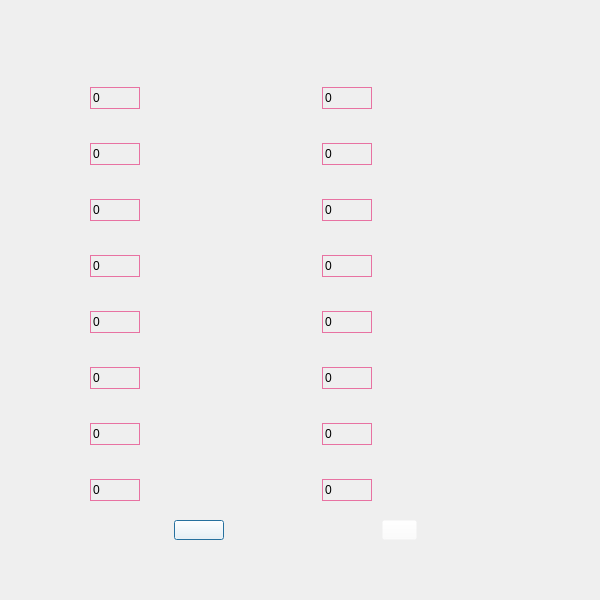
<?xml version="1.0" encoding="UTF-8"?>
<ui version="4.0">
 <class>SettingDynamicClass</class>
 <widget class="QDialog" name="SettingDynamicClass">
  <property name="geometry">
   <rect>
    <x>0</x>
    <y>0</y>
    <width>600</width>
    <height>600</height>
   </rect>
  </property>
  <property name="windowTitle">
   <string>设置</string>
  </property>
  <property name="windowIcon">
   <iconset resource="desktop.qrc">
    <normaloff>:/picture_desktop/icon/picture_desktop/icon/icon_main_mainwindow.png</normaloff>:/picture_desktop/icon/picture_desktop/icon/icon_main_mainwindow.png</iconset>
  </property>
  <property name="windowOpacity">
   <double>5.000000000000000</double>
  </property>
  <widget class="QPushButton" name="pushButton_apply">
   <property name="geometry">
    <rect>
     <x>174</x>
     <y>520</y>
     <width>50</width>
     <height>20</height>
    </rect>
   </property>
   <property name="styleSheet">
    <string notr="true">QPushButton
{
    background: rgb(255,255,255,0);
}</string>
   </property>
   <property name="text">
    <string/>
   </property>
  </widget>
  <widget class="QPushButton" name="pushButton_cancel">
   <property name="geometry">
    <rect>
     <x>382</x>
     <y>520</y>
     <width>35</width>
     <height>20</height>
    </rect>
   </property>
   <property name="styleSheet">
    <string notr="true">QPushButton
{
    background: rgb(255,255,255,0);
}</string>
   </property>
   <property name="text">
    <string/>
   </property>
  </widget>
  <widget class="QSpinBox" name="spinBox_main_1">
   <property name="geometry">
    <rect>
     <x>90</x>
     <y>87</y>
     <width>50</width>
     <height>22</height>
    </rect>
   </property>
   <property name="contextMenuPolicy">
    <enum>Qt::NoContextMenu</enum>
   </property>
   <property name="styleSheet">
    <string notr="true">/*按钮未按下*/
QSpinBox::up-button
{
    image: url(:/picture_desktop/spinbox/picture_desktop/spinbox_style/up_button.png);   
    background: #00FFFFFF;  
}
QSpinBox::down-button
{
    image: url(:/picture_desktop/spinbox/picture_desktop/spinbox_style/down_button.png); 
    background: #00FFFFFF;
}
/*按钮按下*/
QSpinBox::up-button:pressed
{
    image: url(:/picture_desktop/spinbox/picture_desktop/spinbox_style/up_button.png);   
    background: #00FFFFFF;     
}
QSpinBox::down-button:pressed
{
    image: url(:/picture_desktop/spinbox/picture_desktop/spinbox_style/down_button.png); 
    background: #00FFFFFF;
}
/*总体设置*/
QSpinBox
{
    border: 1px solid #E872A2;
    background: #00FFFFFF;
}</string>
   </property>
   <property name="maximum">
    <number>9999</number>
   </property>
   <property name="value">
    <number>0</number>
   </property>
  </widget>
  <widget class="QSpinBox" name="spinBox_main_2">
   <property name="geometry">
    <rect>
     <x>322</x>
     <y>87</y>
     <width>50</width>
     <height>22</height>
    </rect>
   </property>
   <property name="contextMenuPolicy">
    <enum>Qt::NoContextMenu</enum>
   </property>
   <property name="styleSheet">
    <string notr="true">/*按钮未按下*/
QSpinBox::up-button
{
    image: url(:/picture_desktop/spinbox/picture_desktop/spinbox_style/up_button.png);   
    background: #00FFFFFF;  
}
QSpinBox::down-button
{
    image: url(:/picture_desktop/spinbox/picture_desktop/spinbox_style/down_button.png); 
    background: #00FFFFFF;
}
/*按钮按下*/
QSpinBox::up-button:pressed
{
    image: url(:/picture_desktop/spinbox/picture_desktop/spinbox_style/up_button.png);   
    background: #00FFFFFF;     
}
QSpinBox::down-button:pressed
{
    image: url(:/picture_desktop/spinbox/picture_desktop/spinbox_style/down_button.png); 
    background: #00FFFFFF;
}
/*总体设置*/
QSpinBox
{
    border: 1px solid #E872A2;
    background: #00FFFFFF;
}</string>
   </property>
   <property name="maximum">
    <number>9999</number>
   </property>
   <property name="value">
    <number>0</number>
   </property>
  </widget>
  <widget class="QSpinBox" name="spinBox_cocoa_1">
   <property name="geometry">
    <rect>
     <x>90</x>
     <y>143</y>
     <width>50</width>
     <height>22</height>
    </rect>
   </property>
   <property name="contextMenuPolicy">
    <enum>Qt::NoContextMenu</enum>
   </property>
   <property name="styleSheet">
    <string notr="true">/*按钮未按下*/
QSpinBox::up-button
{
    image: url(:/picture_desktop/spinbox/picture_desktop/spinbox_style/up_button.png);   
    background: #00FFFFFF;  
}
QSpinBox::down-button
{
    image: url(:/picture_desktop/spinbox/picture_desktop/spinbox_style/down_button.png); 
    background: #00FFFFFF;
}
/*按钮按下*/
QSpinBox::up-button:pressed
{
    image: url(:/picture_desktop/spinbox/picture_desktop/spinbox_style/up_button.png);   
    background: #00FFFFFF;     
}
QSpinBox::down-button:pressed
{
    image: url(:/picture_desktop/spinbox/picture_desktop/spinbox_style/down_button.png); 
    background: #00FFFFFF;
}
/*总体设置*/
QSpinBox
{
    border: 1px solid #E872A2;
    background: #00FFFFFF;
}</string>
   </property>
   <property name="maximum">
    <number>9999</number>
   </property>
   <property name="value">
    <number>0</number>
   </property>
  </widget>
  <widget class="QSpinBox" name="spinBox_cocoa_2">
   <property name="geometry">
    <rect>
     <x>322</x>
     <y>143</y>
     <width>50</width>
     <height>22</height>
    </rect>
   </property>
   <property name="contextMenuPolicy">
    <enum>Qt::NoContextMenu</enum>
   </property>
   <property name="styleSheet">
    <string notr="true">/*按钮未按下*/
QSpinBox::up-button
{
    image: url(:/picture_desktop/spinbox/picture_desktop/spinbox_style/up_button.png);   
    background: #00FFFFFF;  
}
QSpinBox::down-button
{
    image: url(:/picture_desktop/spinbox/picture_desktop/spinbox_style/down_button.png); 
    background: #00FFFFFF;
}
/*按钮按下*/
QSpinBox::up-button:pressed
{
    image: url(:/picture_desktop/spinbox/picture_desktop/spinbox_style/up_button.png);   
    background: #00FFFFFF;     
}
QSpinBox::down-button:pressed
{
    image: url(:/picture_desktop/spinbox/picture_desktop/spinbox_style/down_button.png); 
    background: #00FFFFFF;
}
/*总体设置*/
QSpinBox
{
    border: 1px solid #E872A2;
    background: #00FFFFFF;
}</string>
   </property>
   <property name="maximum">
    <number>9999</number>
   </property>
   <property name="value">
    <number>0</number>
   </property>
  </widget>
  <widget class="QSpinBox" name="spinBox_chino_1">
   <property name="geometry">
    <rect>
     <x>90</x>
     <y>199</y>
     <width>50</width>
     <height>22</height>
    </rect>
   </property>
   <property name="contextMenuPolicy">
    <enum>Qt::NoContextMenu</enum>
   </property>
   <property name="styleSheet">
    <string notr="true">/*按钮未按下*/
QSpinBox::up-button
{
    image: url(:/picture_desktop/spinbox/picture_desktop/spinbox_style/up_button.png);   
    background: #00FFFFFF;  
}
QSpinBox::down-button
{
    image: url(:/picture_desktop/spinbox/picture_desktop/spinbox_style/down_button.png); 
    background: #00FFFFFF;
}
/*按钮按下*/
QSpinBox::up-button:pressed
{
    image: url(:/picture_desktop/spinbox/picture_desktop/spinbox_style/up_button.png);   
    background: #00FFFFFF;     
}
QSpinBox::down-button:pressed
{
    image: url(:/picture_desktop/spinbox/picture_desktop/spinbox_style/down_button.png); 
    background: #00FFFFFF;
}
/*总体设置*/
QSpinBox
{
    border: 1px solid #E872A2;
    background: #00FFFFFF;
}</string>
   </property>
   <property name="maximum">
    <number>9999</number>
   </property>
   <property name="value">
    <number>0</number>
   </property>
  </widget>
  <widget class="QSpinBox" name="spinBox_chino_2">
   <property name="geometry">
    <rect>
     <x>322</x>
     <y>199</y>
     <width>50</width>
     <height>22</height>
    </rect>
   </property>
   <property name="contextMenuPolicy">
    <enum>Qt::NoContextMenu</enum>
   </property>
   <property name="styleSheet">
    <string notr="true">/*按钮未按下*/
QSpinBox::up-button
{
    image: url(:/picture_desktop/spinbox/picture_desktop/spinbox_style/up_button.png);   
    background: #00FFFFFF;  
}
QSpinBox::down-button
{
    image: url(:/picture_desktop/spinbox/picture_desktop/spinbox_style/down_button.png); 
    background: #00FFFFFF;
}
/*按钮按下*/
QSpinBox::up-button:pressed
{
    image: url(:/picture_desktop/spinbox/picture_desktop/spinbox_style/up_button.png);   
    background: #00FFFFFF;     
}
QSpinBox::down-button:pressed
{
    image: url(:/picture_desktop/spinbox/picture_desktop/spinbox_style/down_button.png); 
    background: #00FFFFFF;
}
/*总体设置*/
QSpinBox
{
    border: 1px solid #E872A2;
    background: #00FFFFFF;
}</string>
   </property>
   <property name="maximum">
    <number>9999</number>
   </property>
   <property name="value">
    <number>0</number>
   </property>
  </widget>
  <widget class="QSpinBox" name="spinBox_rize_1">
   <property name="geometry">
    <rect>
     <x>90</x>
     <y>255</y>
     <width>50</width>
     <height>22</height>
    </rect>
   </property>
   <property name="contextMenuPolicy">
    <enum>Qt::NoContextMenu</enum>
   </property>
   <property name="styleSheet">
    <string notr="true">/*按钮未按下*/
QSpinBox::up-button
{
    image: url(:/picture_desktop/spinbox/picture_desktop/spinbox_style/up_button.png);   
    background: #00FFFFFF;  
}
QSpinBox::down-button
{
    image: url(:/picture_desktop/spinbox/picture_desktop/spinbox_style/down_button.png); 
    background: #00FFFFFF;
}
/*按钮按下*/
QSpinBox::up-button:pressed
{
    image: url(:/picture_desktop/spinbox/picture_desktop/spinbox_style/up_button.png);   
    background: #00FFFFFF;     
}
QSpinBox::down-button:pressed
{
    image: url(:/picture_desktop/spinbox/picture_desktop/spinbox_style/down_button.png); 
    background: #00FFFFFF;
}
/*总体设置*/
QSpinBox
{
    border: 1px solid #E872A2;
    background: #00FFFFFF;
}</string>
   </property>
   <property name="maximum">
    <number>9999</number>
   </property>
   <property name="value">
    <number>0</number>
   </property>
  </widget>
  <widget class="QSpinBox" name="spinBox_rize_2">
   <property name="geometry">
    <rect>
     <x>322</x>
     <y>255</y>
     <width>50</width>
     <height>22</height>
    </rect>
   </property>
   <property name="contextMenuPolicy">
    <enum>Qt::NoContextMenu</enum>
   </property>
   <property name="styleSheet">
    <string notr="true">/*按钮未按下*/
QSpinBox::up-button
{
    image: url(:/picture_desktop/spinbox/picture_desktop/spinbox_style/up_button.png);   
    background: #00FFFFFF;  
}
QSpinBox::down-button
{
    image: url(:/picture_desktop/spinbox/picture_desktop/spinbox_style/down_button.png); 
    background: #00FFFFFF;
}
/*按钮按下*/
QSpinBox::up-button:pressed
{
    image: url(:/picture_desktop/spinbox/picture_desktop/spinbox_style/up_button.png);   
    background: #00FFFFFF;     
}
QSpinBox::down-button:pressed
{
    image: url(:/picture_desktop/spinbox/picture_desktop/spinbox_style/down_button.png); 
    background: #00FFFFFF;
}
/*总体设置*/
QSpinBox
{
    border: 1px solid #E872A2;
    background: #00FFFFFF;
}</string>
   </property>
   <property name="maximum">
    <number>9999</number>
   </property>
   <property name="value">
    <number>0</number>
   </property>
  </widget>
  <widget class="QSpinBox" name="spinBox_syaro_1">
   <property name="geometry">
    <rect>
     <x>90</x>
     <y>311</y>
     <width>50</width>
     <height>22</height>
    </rect>
   </property>
   <property name="contextMenuPolicy">
    <enum>Qt::NoContextMenu</enum>
   </property>
   <property name="styleSheet">
    <string notr="true">/*按钮未按下*/
QSpinBox::up-button
{
    image: url(:/picture_desktop/spinbox/picture_desktop/spinbox_style/up_button.png);   
    background: #00FFFFFF;  
}
QSpinBox::down-button
{
    image: url(:/picture_desktop/spinbox/picture_desktop/spinbox_style/down_button.png); 
    background: #00FFFFFF;
}
/*按钮按下*/
QSpinBox::up-button:pressed
{
    image: url(:/picture_desktop/spinbox/picture_desktop/spinbox_style/up_button.png);   
    background: #00FFFFFF;     
}
QSpinBox::down-button:pressed
{
    image: url(:/picture_desktop/spinbox/picture_desktop/spinbox_style/down_button.png); 
    background: #00FFFFFF;
}
/*总体设置*/
QSpinBox
{
    border: 1px solid #E872A2;
    background: #00FFFFFF;
}</string>
   </property>
   <property name="maximum">
    <number>9999</number>
   </property>
   <property name="value">
    <number>0</number>
   </property>
  </widget>
  <widget class="QSpinBox" name="spinBox_syaro_2">
   <property name="geometry">
    <rect>
     <x>322</x>
     <y>311</y>
     <width>50</width>
     <height>22</height>
    </rect>
   </property>
   <property name="contextMenuPolicy">
    <enum>Qt::NoContextMenu</enum>
   </property>
   <property name="styleSheet">
    <string notr="true">/*按钮未按下*/
QSpinBox::up-button
{
    image: url(:/picture_desktop/spinbox/picture_desktop/spinbox_style/up_button.png);   
    background: #00FFFFFF;  
}
QSpinBox::down-button
{
    image: url(:/picture_desktop/spinbox/picture_desktop/spinbox_style/down_button.png); 
    background: #00FFFFFF;
}
/*按钮按下*/
QSpinBox::up-button:pressed
{
    image: url(:/picture_desktop/spinbox/picture_desktop/spinbox_style/up_button.png);   
    background: #00FFFFFF;     
}
QSpinBox::down-button:pressed
{
    image: url(:/picture_desktop/spinbox/picture_desktop/spinbox_style/down_button.png); 
    background: #00FFFFFF;
}
/*总体设置*/
QSpinBox
{
    border: 1px solid #E872A2;
    background: #00FFFFFF;
}</string>
   </property>
   <property name="maximum">
    <number>9999</number>
   </property>
   <property name="value">
    <number>0</number>
   </property>
  </widget>
  <widget class="QSpinBox" name="spinBox_chiya_1">
   <property name="geometry">
    <rect>
     <x>90</x>
     <y>367</y>
     <width>50</width>
     <height>22</height>
    </rect>
   </property>
   <property name="contextMenuPolicy">
    <enum>Qt::NoContextMenu</enum>
   </property>
   <property name="styleSheet">
    <string notr="true">/*按钮未按下*/
QSpinBox::up-button
{
    image: url(:/picture_desktop/spinbox/picture_desktop/spinbox_style/up_button.png);   
    background: #00FFFFFF;  
}
QSpinBox::down-button
{
    image: url(:/picture_desktop/spinbox/picture_desktop/spinbox_style/down_button.png); 
    background: #00FFFFFF;
}
/*按钮按下*/
QSpinBox::up-button:pressed
{
    image: url(:/picture_desktop/spinbox/picture_desktop/spinbox_style/up_button.png);   
    background: #00FFFFFF;     
}
QSpinBox::down-button:pressed
{
    image: url(:/picture_desktop/spinbox/picture_desktop/spinbox_style/down_button.png); 
    background: #00FFFFFF;
}
/*总体设置*/
QSpinBox
{
    border: 1px solid #E872A2;
    background: #00FFFFFF;
}</string>
   </property>
   <property name="maximum">
    <number>9999</number>
   </property>
   <property name="value">
    <number>0</number>
   </property>
  </widget>
  <widget class="QSpinBox" name="spinBox_chiya_2">
   <property name="geometry">
    <rect>
     <x>322</x>
     <y>367</y>
     <width>50</width>
     <height>22</height>
    </rect>
   </property>
   <property name="contextMenuPolicy">
    <enum>Qt::NoContextMenu</enum>
   </property>
   <property name="styleSheet">
    <string notr="true">/*按钮未按下*/
QSpinBox::up-button
{
    image: url(:/picture_desktop/spinbox/picture_desktop/spinbox_style/up_button.png);   
    background: #00FFFFFF;  
}
QSpinBox::down-button
{
    image: url(:/picture_desktop/spinbox/picture_desktop/spinbox_style/down_button.png); 
    background: #00FFFFFF;
}
/*按钮按下*/
QSpinBox::up-button:pressed
{
    image: url(:/picture_desktop/spinbox/picture_desktop/spinbox_style/up_button.png);   
    background: #00FFFFFF;     
}
QSpinBox::down-button:pressed
{
    image: url(:/picture_desktop/spinbox/picture_desktop/spinbox_style/down_button.png); 
    background: #00FFFFFF;
}
/*总体设置*/
QSpinBox
{
    border: 1px solid #E872A2;
    background: #00FFFFFF;
}</string>
   </property>
   <property name="maximum">
    <number>9999</number>
   </property>
   <property name="value">
    <number>0</number>
   </property>
  </widget>
  <widget class="QSpinBox" name="spinBox_maya_1">
   <property name="geometry">
    <rect>
     <x>90</x>
     <y>423</y>
     <width>50</width>
     <height>22</height>
    </rect>
   </property>
   <property name="contextMenuPolicy">
    <enum>Qt::NoContextMenu</enum>
   </property>
   <property name="styleSheet">
    <string notr="true">/*按钮未按下*/
QSpinBox::up-button
{
    image: url(:/picture_desktop/spinbox/picture_desktop/spinbox_style/up_button.png);   
    background: #00FFFFFF;  
}
QSpinBox::down-button
{
    image: url(:/picture_desktop/spinbox/picture_desktop/spinbox_style/down_button.png); 
    background: #00FFFFFF;
}
/*按钮按下*/
QSpinBox::up-button:pressed
{
    image: url(:/picture_desktop/spinbox/picture_desktop/spinbox_style/up_button.png);   
    background: #00FFFFFF;     
}
QSpinBox::down-button:pressed
{
    image: url(:/picture_desktop/spinbox/picture_desktop/spinbox_style/down_button.png); 
    background: #00FFFFFF;
}
/*总体设置*/
QSpinBox
{
    border: 1px solid #E872A2;
    background: #00FFFFFF;
}</string>
   </property>
   <property name="maximum">
    <number>9999</number>
   </property>
   <property name="value">
    <number>0</number>
   </property>
  </widget>
  <widget class="QSpinBox" name="spinBox_maya_2">
   <property name="geometry">
    <rect>
     <x>322</x>
     <y>423</y>
     <width>50</width>
     <height>22</height>
    </rect>
   </property>
   <property name="contextMenuPolicy">
    <enum>Qt::NoContextMenu</enum>
   </property>
   <property name="styleSheet">
    <string notr="true">/*按钮未按下*/
QSpinBox::up-button
{
    image: url(:/picture_desktop/spinbox/picture_desktop/spinbox_style/up_button.png);   
    background: #00FFFFFF;  
}
QSpinBox::down-button
{
    image: url(:/picture_desktop/spinbox/picture_desktop/spinbox_style/down_button.png); 
    background: #00FFFFFF;
}
/*按钮按下*/
QSpinBox::up-button:pressed
{
    image: url(:/picture_desktop/spinbox/picture_desktop/spinbox_style/up_button.png);   
    background: #00FFFFFF;     
}
QSpinBox::down-button:pressed
{
    image: url(:/picture_desktop/spinbox/picture_desktop/spinbox_style/down_button.png); 
    background: #00FFFFFF;
}
/*总体设置*/
QSpinBox
{
    border: 1px solid #E872A2;
    background: #00FFFFFF;
}</string>
   </property>
   <property name="maximum">
    <number>9999</number>
   </property>
   <property name="value">
    <number>0</number>
   </property>
  </widget>
  <widget class="QSpinBox" name="spinBox_megu_1">
   <property name="geometry">
    <rect>
     <x>90</x>
     <y>479</y>
     <width>50</width>
     <height>22</height>
    </rect>
   </property>
   <property name="contextMenuPolicy">
    <enum>Qt::NoContextMenu</enum>
   </property>
   <property name="styleSheet">
    <string notr="true">/*按钮未按下*/
QSpinBox::up-button
{
    image: url(:/picture_desktop/spinbox/picture_desktop/spinbox_style/up_button.png);   
    background: #00FFFFFF;  
}
QSpinBox::down-button
{
    image: url(:/picture_desktop/spinbox/picture_desktop/spinbox_style/down_button.png); 
    background: #00FFFFFF;
}
/*按钮按下*/
QSpinBox::up-button:pressed
{
    image: url(:/picture_desktop/spinbox/picture_desktop/spinbox_style/up_button.png);   
    background: #00FFFFFF;     
}
QSpinBox::down-button:pressed
{
    image: url(:/picture_desktop/spinbox/picture_desktop/spinbox_style/down_button.png); 
    background: #00FFFFFF;
}
/*总体设置*/
QSpinBox
{
    border: 1px solid #E872A2;
    background: #00FFFFFF;
}</string>
   </property>
   <property name="maximum">
    <number>9999</number>
   </property>
   <property name="value">
    <number>0</number>
   </property>
  </widget>
  <widget class="QSpinBox" name="spinBox_megu_2">
   <property name="geometry">
    <rect>
     <x>322</x>
     <y>479</y>
     <width>50</width>
     <height>22</height>
    </rect>
   </property>
   <property name="contextMenuPolicy">
    <enum>Qt::NoContextMenu</enum>
   </property>
   <property name="styleSheet">
    <string notr="true">/*按钮未按下*/
QSpinBox::up-button
{
    image: url(:/picture_desktop/spinbox/picture_desktop/spinbox_style/up_button.png);   
    background: #00FFFFFF;  
}
QSpinBox::down-button
{
    image: url(:/picture_desktop/spinbox/picture_desktop/spinbox_style/down_button.png); 
    background: #00FFFFFF;
}
/*按钮按下*/
QSpinBox::up-button:pressed
{
    image: url(:/picture_desktop/spinbox/picture_desktop/spinbox_style/up_button.png);   
    background: #00FFFFFF;     
}
QSpinBox::down-button:pressed
{
    image: url(:/picture_desktop/spinbox/picture_desktop/spinbox_style/down_button.png); 
    background: #00FFFFFF;
}
/*总体设置*/
QSpinBox
{
    border: 1px solid #E872A2;
    background: #00FFFFFF;
}</string>
   </property>
   <property name="maximum">
    <number>9999</number>
   </property>
   <property name="value">
    <number>0</number>
   </property>
  </widget>
 </widget>
 <resources>
  <include location="desktop.qrc"/>
 </resources>
 <connections/>
</ui>
